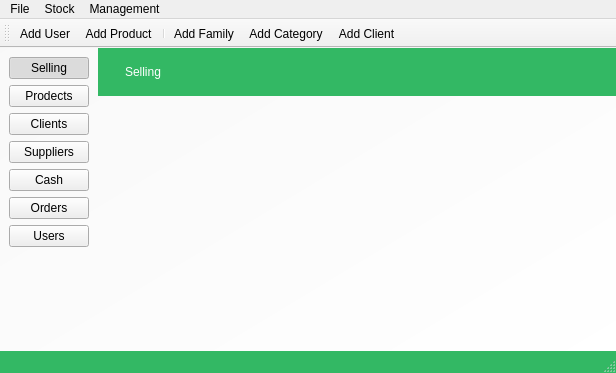
<?xml version="1.0" encoding="UTF-8"?>
<ui version="4.0">
 <class>MainWindow</class>
 <widget class="QMainWindow" name="MainWindow">
  <property name="geometry">
   <rect>
    <x>0</x>
    <y>0</y>
    <width>616</width>
    <height>373</height>
   </rect>
  </property>
  <property name="windowTitle">
   <string>Leaf</string>
  </property>
  <property name="windowIcon">
   <iconset resource="res.qrc">
    <normaloff>:/Icons/res/app.jpg</normaloff>:/Icons/res/app.jpg</iconset>
  </property>
  <property name="styleSheet">
   <string notr="true">QMainWindow {
    background-color: qlineargradient(spread:pad, x1:0, y1:0, x2:1, y2:1, stop:0 rgba(248, 248, 248, 255), stop:1 rgba(255, 255, 255, 255));
}

QStatusBar {
    background-color: #33b864;
}</string>
  </property>
  <widget class="QWidget" name="centralwidget">
   <layout class="QGridLayout" name="gridLayout">
    <property name="leftMargin">
     <number>0</number>
    </property>
    <property name="topMargin">
     <number>0</number>
    </property>
    <property name="rightMargin">
     <number>0</number>
    </property>
    <property name="bottomMargin">
     <number>0</number>
    </property>
    <property name="spacing">
     <number>0</number>
    </property>
    <item row="1" column="1">
     <widget class="QStackedWidget" name="content">
      <property name="frameShape">
       <enum>QFrame::NoFrame</enum>
      </property>
      <property name="frameShadow">
       <enum>QFrame::Plain</enum>
      </property>
      <widget class="SellingForm" name="sellingPage"/>
      <widget class="UsersForm" name="usersPage"/>
      <widget class="OrdersForm" name="ordersPage"/>
      <widget class="ChashForm" name="chashPage"/>
      <widget class="SuppliersForm" name="suppliersPage"/>
      <widget class="ProdectsForm" name="prodectsPage"/>
      <widget class="ClientsForm" name="clientsPage"/>
     </widget>
    </item>
    <item row="0" column="1">
     <widget class="QLabel" name="title">
      <property name="minimumSize">
       <size>
        <width>0</width>
        <height>48</height>
       </size>
      </property>
      <property name="styleSheet">
       <string notr="true">background-color: #33b864;
padding-left: 24px;
padding-right: 24px;
color: #fff;
font: 75 16pt &quot;MS Shell Dlg 2&quot;;
</string>
      </property>
      <property name="text">
       <string>Selling</string>
      </property>
     </widget>
    </item>
    <item row="0" column="0" rowspan="2">
     <widget class="QWidget" name="nav" native="true">
      <layout class="QVBoxLayout" name="verticalLayout">
       <property name="spacing">
        <number>6</number>
       </property>
       <property name="leftMargin">
        <number>9</number>
       </property>
       <property name="topMargin">
        <number>9</number>
       </property>
       <property name="rightMargin">
        <number>9</number>
       </property>
       <property name="bottomMargin">
        <number>6</number>
       </property>
       <item>
        <widget class="QPushButton" name="sellingBtn">
         <property name="styleSheet">
          <string notr="true"/>
         </property>
         <property name="text">
          <string>Selling</string>
         </property>
         <property name="icon">
          <iconset resource="res.qrc">
           <normaloff>:/Icons/res/sale.png</normaloff>:/Icons/res/sale.png</iconset>
         </property>
         <property name="checkable">
          <bool>true</bool>
         </property>
         <property name="checked">
          <bool>true</bool>
         </property>
         <property name="autoExclusive">
          <bool>true</bool>
         </property>
         <property name="autoDefault">
          <bool>true</bool>
         </property>
         <property name="default">
          <bool>false</bool>
         </property>
        </widget>
       </item>
       <item>
        <widget class="QPushButton" name="prodectsBtn">
         <property name="styleSheet">
          <string notr="true"/>
         </property>
         <property name="text">
          <string>Prodects</string>
         </property>
         <property name="icon">
          <iconset resource="res.qrc">
           <normaloff>:/Icons/res/invoice.png</normaloff>:/Icons/res/invoice.png</iconset>
         </property>
         <property name="checkable">
          <bool>true</bool>
         </property>
         <property name="checked">
          <bool>false</bool>
         </property>
         <property name="autoExclusive">
          <bool>true</bool>
         </property>
         <property name="autoDefault">
          <bool>true</bool>
         </property>
        </widget>
       </item>
       <item>
        <widget class="QPushButton" name="clientsBtn">
         <property name="text">
          <string>Clients</string>
         </property>
         <property name="icon">
          <iconset resource="res.qrc">
           <normaloff>:/Icons/res/nv_customer.png</normaloff>:/Icons/res/nv_customer.png</iconset>
         </property>
         <property name="checkable">
          <bool>true</bool>
         </property>
         <property name="checked">
          <bool>false</bool>
         </property>
         <property name="autoExclusive">
          <bool>true</bool>
         </property>
         <property name="autoDefault">
          <bool>true</bool>
         </property>
        </widget>
       </item>
       <item>
        <widget class="QPushButton" name="suppliersBtn">
         <property name="text">
          <string>Suppliers</string>
         </property>
         <property name="icon">
          <iconset resource="res.qrc">
           <normaloff>:/Icons/res/delivery-man.png</normaloff>:/Icons/res/delivery-man.png</iconset>
         </property>
         <property name="checkable">
          <bool>true</bool>
         </property>
         <property name="checked">
          <bool>false</bool>
         </property>
         <property name="autoExclusive">
          <bool>true</bool>
         </property>
         <property name="autoDefault">
          <bool>true</bool>
         </property>
        </widget>
       </item>
       <item>
        <widget class="QPushButton" name="cashBtn">
         <property name="text">
          <string>Cash</string>
         </property>
         <property name="icon">
          <iconset resource="res.qrc">
           <normaloff>:/Icons/res/money.png</normaloff>:/Icons/res/money.png</iconset>
         </property>
         <property name="checkable">
          <bool>true</bool>
         </property>
         <property name="checked">
          <bool>false</bool>
         </property>
         <property name="autoExclusive">
          <bool>true</bool>
         </property>
         <property name="autoDefault">
          <bool>true</bool>
         </property>
        </widget>
       </item>
       <item>
        <widget class="QPushButton" name="ordersBtn">
         <property name="text">
          <string>Orders</string>
         </property>
         <property name="icon">
          <iconset resource="res.qrc">
           <normaloff>:/Icons/res/note.png</normaloff>:/Icons/res/note.png</iconset>
         </property>
         <property name="checkable">
          <bool>true</bool>
         </property>
         <property name="autoExclusive">
          <bool>true</bool>
         </property>
        </widget>
       </item>
       <item>
        <widget class="QPushButton" name="usersBtn">
         <property name="text">
          <string>Users</string>
         </property>
         <property name="icon">
          <iconset resource="res.qrc">
           <normaloff>:/Icons/res/user.png</normaloff>:/Icons/res/user.png</iconset>
         </property>
         <property name="checkable">
          <bool>true</bool>
         </property>
         <property name="autoExclusive">
          <bool>true</bool>
         </property>
        </widget>
       </item>
       <item>
        <spacer name="verticalSpacer">
         <property name="orientation">
          <enum>Qt::Vertical</enum>
         </property>
         <property name="sizeHint" stdset="0">
          <size>
           <width>20</width>
           <height>40</height>
          </size>
         </property>
        </spacer>
       </item>
      </layout>
     </widget>
    </item>
   </layout>
  </widget>
  <widget class="QMenuBar" name="menubar">
   <property name="geometry">
    <rect>
     <x>0</x>
     <y>0</y>
     <width>616</width>
     <height>20</height>
    </rect>
   </property>
   <widget class="QMenu" name="menuFile">
    <property name="title">
     <string>File</string>
    </property>
    <addaction name="actionExit"/>
   </widget>
   <widget class="QMenu" name="menuStock">
    <property name="title">
     <string>Stock</string>
    </property>
    <addaction name="separator"/>
    <addaction name="actionAddFamily"/>
    <addaction name="actionAddCategory"/>
    <addaction name="separator"/>
    <addaction name="actionAddProduct"/>
    <addaction name="separator"/>
    <addaction name="actionAddOrder"/>
   </widget>
   <widget class="QMenu" name="menuManagement">
    <property name="title">
     <string>Management</string>
    </property>
    <addaction name="actionAddUser"/>
    <addaction name="separator"/>
    <addaction name="actionAddSupplier"/>
    <addaction name="actionAddClient"/>
   </widget>
   <addaction name="menuFile"/>
   <addaction name="menuStock"/>
   <addaction name="menuManagement"/>
  </widget>
  <widget class="QToolBar" name="toolBar">
   <property name="windowTitle">
    <string>toolBar</string>
   </property>
   <attribute name="toolBarArea">
    <enum>TopToolBarArea</enum>
   </attribute>
   <attribute name="toolBarBreak">
    <bool>false</bool>
   </attribute>
   <addaction name="actionAddUser"/>
   <addaction name="actionAddProduct"/>
   <addaction name="separator"/>
   <addaction name="actionAddFamily"/>
   <addaction name="actionAddCategory"/>
   <addaction name="actionAddClient"/>
  </widget>
  <widget class="QStatusBar" name="statusbar"/>
  <action name="actionAddProduct">
   <property name="icon">
    <iconset resource="res.qrc">
     <normaloff>:/Icons/res/trolley.png</normaloff>:/Icons/res/trolley.png</iconset>
   </property>
   <property name="text">
    <string>Add Product</string>
   </property>
  </action>
  <action name="actionAddFamily">
   <property name="icon">
    <iconset resource="res.qrc">
     <normaloff>:/Icons/res/family-tree.png</normaloff>:/Icons/res/family-tree.png</iconset>
   </property>
   <property name="text">
    <string>Add Family</string>
   </property>
  </action>
  <action name="actionAddCategory">
   <property name="icon">
    <iconset resource="res.qrc">
     <normaloff>:/Icons/res/category.png</normaloff>:/Icons/res/category.png</iconset>
   </property>
   <property name="text">
    <string>Add Category</string>
   </property>
  </action>
  <action name="actionAddUser">
   <property name="icon">
    <iconset resource="res.qrc">
     <normaloff>:/Icons/res/user.png</normaloff>:/Icons/res/user.png</iconset>
   </property>
   <property name="text">
    <string>Add User</string>
   </property>
  </action>
  <action name="actionAddClient">
   <property name="icon">
    <iconset resource="res.qrc">
     <normaloff>:/Icons/res/customer.png</normaloff>:/Icons/res/customer.png</iconset>
   </property>
   <property name="text">
    <string>Add Client</string>
   </property>
  </action>
  <action name="actionAddSupplier">
   <property name="text">
    <string>Add Supplier</string>
   </property>
  </action>
  <action name="actionExit">
   <property name="text">
    <string>Exit</string>
   </property>
  </action>
  <action name="actionAddOrder">
   <property name="text">
    <string>Add Order</string>
   </property>
  </action>
 </widget>
 <customwidgets>
  <customwidget>
   <class>ProdectsForm</class>
   <extends>QWidget</extends>
   <header location="global">prodectsform.h</header>
   <container>1</container>
  </customwidget>
  <customwidget>
   <class>SellingForm</class>
   <extends>QWidget</extends>
   <header location="global">sellingform.h</header>
   <container>1</container>
  </customwidget>
  <customwidget>
   <class>ClientsForm</class>
   <extends>QWidget</extends>
   <header location="global">clientsform.h</header>
   <container>1</container>
  </customwidget>
  <customwidget>
   <class>ChashForm</class>
   <extends>QWidget</extends>
   <header location="global">chashform.h</header>
   <container>1</container>
  </customwidget>
  <customwidget>
   <class>SuppliersForm</class>
   <extends>QWidget</extends>
   <header location="global">suppliersform.h</header>
   <container>1</container>
  </customwidget>
  <customwidget>
   <class>OrdersForm</class>
   <extends>QWidget</extends>
   <header location="global">ordersform.h</header>
   <container>1</container>
  </customwidget>
  <customwidget>
   <class>UsersForm</class>
   <extends>QWidget</extends>
   <header location="global">usersform.h</header>
   <container>1</container>
  </customwidget>
 </customwidgets>
 <resources>
  <include location="res.qrc"/>
 </resources>
 <connections>
  <connection>
   <sender>actionExit</sender>
   <signal>triggered()</signal>
   <receiver>MainWindow</receiver>
   <slot>close()</slot>
   <hints>
    <hint type="sourcelabel">
     <x>-1</x>
     <y>-1</y>
    </hint>
    <hint type="destinationlabel">
     <x>399</x>
     <y>300</y>
    </hint>
   </hints>
  </connection>
 </connections>
</ui>
